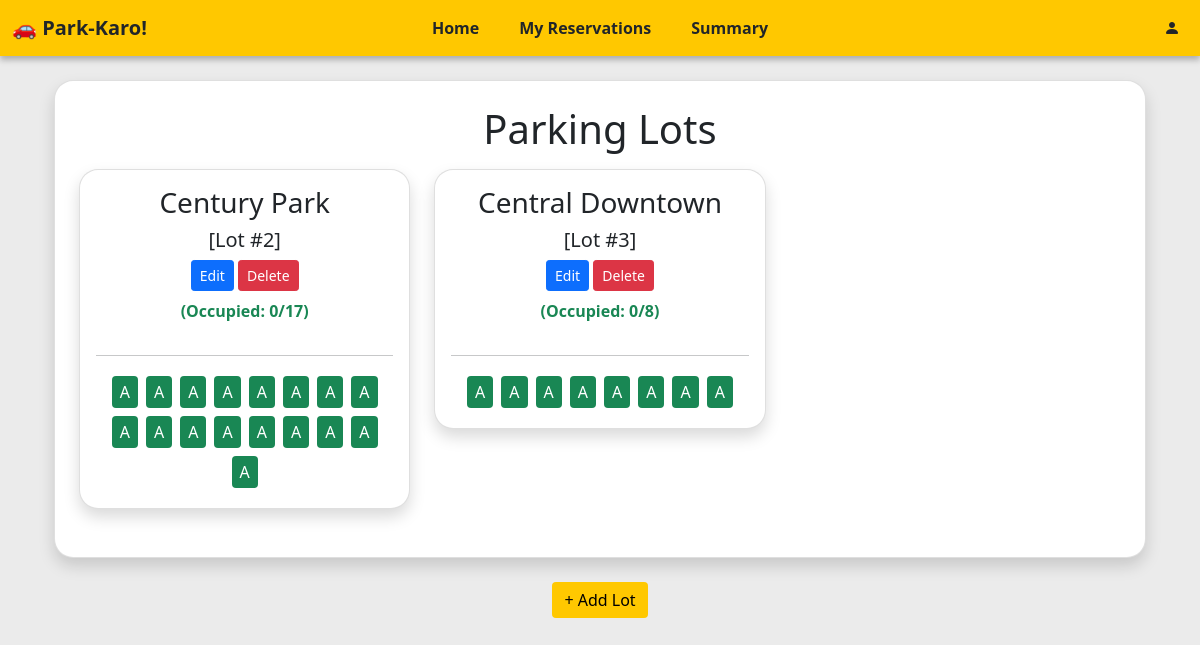
Before: /admin/dashboard with the older database file.
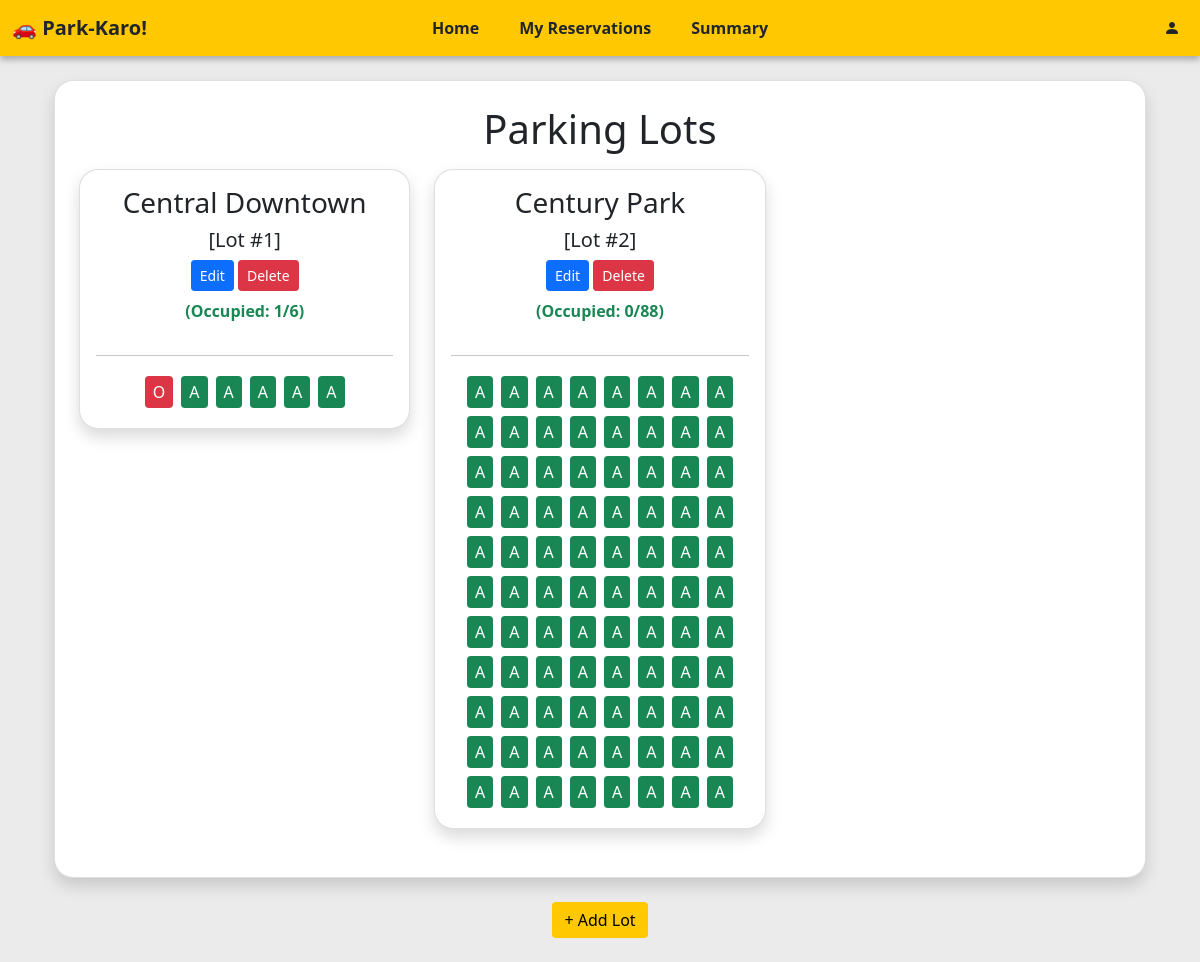
After: the same page with the newer database file.
### models/lot.py (models this page shows)
class Lot(db.Model):
    __tablename__ = 'parkinglot'
    id = db.Column(db.Integer, primary_key=True)
    name = db.Column(db.String(50), nullable=False)
    price_per_hour = db.Column(db.Float, nullable=False)
    address = db.Column(db.String(200), nullable=False)
    pincode = db.Column(db.String(10), nullable=False)
    total_spots = db.Column(db.Integer, nullable=False)
    spots = db.relationship('Spot', backref='lot', lazy=True)

### models/spot.py (models this page shows)
class Spot(db.Model):
    __tablename__ = 'parkingspot'
    id = db.Column(db.Integer, primary_key=True)
    lot_id = db.Column(db.Integer, db.ForeignKey('parkinglot.id'), nullable=False)
    spot_number = db.Column(db.String(20), nullable=False)
    status= db.Column(db.Boolean, default=False)
    reservations = db.relationship('Reserve', backref='spot', lazy=True)

### controllers/auth.py (the view)
@api.route("/admin/dashboard")
def admin_dashboard():
    lots = Lot.query.all()
    return render_template("admin/dashboard.html", lots=lots)

### app.py (called while the page is built)
def create_app():
    app = Flask(__name__)
    app.config['SQLALCHEMY_DATABASE_URI'] = 'sqlite:///parking.db'
    app.config['SQLALCHEMY_TRACK_MODIFICATIONS'] = False
    app.secret_key = "shh-its-a-secret"
    db.init_app(app)
    from models import lot, spot, reserve, user
    with app.app_context():
        db.create_all()
        if not User.query.filter_by(id=0).first():
            db.session.add(User(
                id=0,
                name='admin',
                email='admin@email.com',
                password=generate_password_hash('admin'),
                is_admin=True,
            ))
            db.session.commit()
    app.register_blueprint(auth_api)
    @app.route("/")
    def home():
        return render_template("home.html")
    @app.context_processor
    def inject_request():
        return dict(request=request)
    return app

### templates/admin/dashboard.html (shortened to what this page needs)
  {% extends "dash_layout.html" %}
  {% block content %}
  <div class="container mt-4">
    <div class="card shadow rounded p-4">
      <h1 class="mb-3 fw-normal text-center">Parking Lots</h1>
    <div class="row">
      {% for lot in lots %}
      <div class="col-md-4 mb-4">
        <div class="card shadow p-3 rounded">
          <h3 class="card-title fw-normal text-center">{{ lot.name }}<br><h5 class="card-title fw-normal text-center">[Lot #{{ lot.id }}]</h5></h3>
          <div class="text-center mb-2">
            <a href="{{ url_for('auth.edit_lot', lot_id=lot.id) }}" class="btn btn-primary btn-sm">Edit</a>
            <a href="{{ url_for('auth.delete_lot', lot_id=lot.id) }}" class="btn btn-danger btn-sm">Delete</a>
          </div>
          {% set occupied = lot.total_spots - lot.spots | selectattr('status', 'equalto', False) | list | length %}
          {% set is_full = occupied == lot.total_spots %}
          <p class="text-center fw-bold {{ 'text-danger' if is_full else 'text-success' }}">
            (Occupied: {{ occupied }}/{{ lot.total_spots }})
          </p>
          <hr>
          <div class="d-flex flex-wrap justify-content-center">
          {% for spot in lot.spots %}
          {% if not spot.status %}
            <a href="{{ url_for('auth.view_spot', spot_id=spot.id) }}" class="text-dark text-decoration-none">
              <div class="m-1 px-2 py-1 bg-success text-white rounded">A</div>
            </a>
          {% else %}
            <a href="{{ url_for('auth.view_spot', spot_id=spot.id) }}" class="text-dark text-decoration-none">
              <div class="m-1 px-2 py-1 bg-danger text-white rounded">O</div>
            </a>
          {% endif %}
        {% endfor %}
        </div>
        </div>
      </div>
      {% endfor %}
    </div>
  </div>
      <div class="d-flex justify-content-center mt-4 mb-4">
        <a href="{{ url_for('auth.add_lot') }}" class="btn btn-warning">+ Add Lot</a>
      </div>
    </div>
  </div>
  {% endblock %}

Changed rows visible on the page:
removed Lot: name "Central Downtown", id "3", occupied "0", total_spots "8"
added Lot: name "Central Downtown", id "1", total_spots "6"
changed Lot "Century Park": total_spots "17" → "88"
